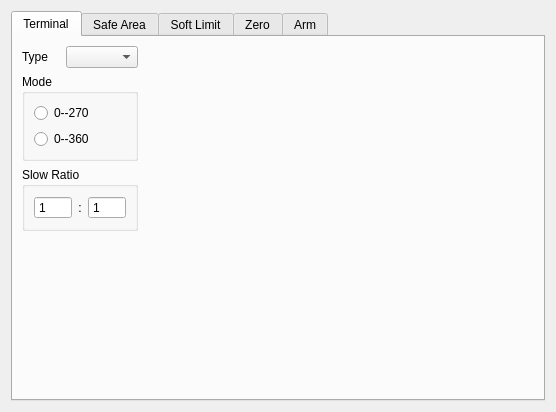
<?xml version="1.0" encoding="UTF-8"?>
<ui version="4.0">
 <class>Config</class>
 <widget class="QWidget" name="Config">
  <property name="geometry">
   <rect>
    <x>0</x>
    <y>0</y>
    <width>556</width>
    <height>412</height>
   </rect>
  </property>
  <property name="windowTitle">
   <string>Form</string>
  </property>
  <layout class="QVBoxLayout" name="verticalLayout">
   <item>
    <widget class="QTabWidget" name="tabWidget">
     <property name="currentIndex">
      <number>0</number>
     </property>
     <widget class="QWidget" name="tabTerminal">
      <attribute name="title">
       <string>Terminal</string>
      </attribute>
      <attribute name="toolTip">
       <string>Terminal configuration</string>
      </attribute>
      <layout class="QGridLayout" name="gridLayout_3">
       <item row="0" column="3">
        <spacer name="horizontalSpacer_3">
         <property name="orientation">
          <enum>Qt::Horizontal</enum>
         </property>
         <property name="sizeHint" stdset="0">
          <size>
           <width>40</width>
           <height>20</height>
          </size>
         </property>
        </spacer>
       </item>
       <item row="0" column="0" colspan="2">
        <layout class="QHBoxLayout" name="horizontalLayout">
         <item>
          <widget class="QLabel" name="label_8">
           <property name="text">
            <string>Type</string>
           </property>
          </widget>
         </item>
         <item>
          <widget class="QComboBox" name="cmbTypeTerminal"/>
         </item>
        </layout>
       </item>
       <item row="2" column="0" colspan="2">
        <widget class="QGroupBox" name="gpSlow">
         <property name="title">
          <string>Slow Ratio</string>
         </property>
         <layout class="QGridLayout" name="gridLayout_6">
          <item row="0" column="2">
           <widget class="QSpinBox" name="spinDiv">
            <property name="buttonSymbols">
             <enum>QAbstractSpinBox::NoButtons</enum>
            </property>
            <property name="minimum">
             <number>1</number>
            </property>
            <property name="maximum">
             <number>1000</number>
            </property>
           </widget>
          </item>
          <item row="0" column="0">
           <widget class="QSpinBox" name="spinMult">
            <property name="buttonSymbols">
             <enum>QAbstractSpinBox::NoButtons</enum>
            </property>
            <property name="minimum">
             <number>1</number>
            </property>
            <property name="maximum">
             <number>1000</number>
            </property>
           </widget>
          </item>
          <item row="0" column="1">
           <widget class="QLabel" name="label_16">
            <property name="text">
             <string>:</string>
            </property>
            <property name="alignment">
             <set>Qt::AlignCenter</set>
            </property>
           </widget>
          </item>
         </layout>
        </widget>
       </item>
       <item row="0" column="2" rowspan="3">
        <widget class="QLabel" name="labelTerminalImg">
         <property name="maximumSize">
          <size>
           <width>160</width>
           <height>160</height>
          </size>
         </property>
         <property name="text">
          <string/>
         </property>
         <property name="scaledContents">
          <bool>true</bool>
         </property>
        </widget>
       </item>
       <item row="3" column="0">
        <spacer name="verticalSpacer_3">
         <property name="orientation">
          <enum>Qt::Vertical</enum>
         </property>
         <property name="sizeHint" stdset="0">
          <size>
           <width>20</width>
           <height>40</height>
          </size>
         </property>
        </spacer>
       </item>
       <item row="1" column="0" colspan="2">
        <widget class="QGroupBox" name="gpRange">
         <property name="title">
          <string>Mode</string>
         </property>
         <layout class="QVBoxLayout" name="verticalLayout_2">
          <item>
           <widget class="QRadioButton" name="rad270">
            <property name="text">
             <string>0--270</string>
            </property>
           </widget>
          </item>
          <item>
           <widget class="QRadioButton" name="rad360">
            <property name="text">
             <string>0--360</string>
            </property>
           </widget>
          </item>
         </layout>
        </widget>
       </item>
      </layout>
     </widget>
     <widget class="QWidget" name="tabSafeArea">
      <attribute name="title">
       <string>Safe Area</string>
      </attribute>
      <layout class="QGridLayout" name="gridLayout_7">
       <item row="0" column="0">
        <widget class="AxisLimit" name="lmtSafeArea" native="true"/>
       </item>
       <item row="0" column="1">
        <widget class="QLabel" name="label_18">
         <property name="maximumSize">
          <size>
           <width>160</width>
           <height>160</height>
          </size>
         </property>
         <property name="text">
          <string/>
         </property>
         <property name="pixmap">
          <pixmap resource="../../../res/res.qrc">:/res/image/t4/sinanju_pn_256px_nor@2x.png</pixmap>
         </property>
         <property name="scaledContents">
          <bool>true</bool>
         </property>
        </widget>
       </item>
       <item row="1" column="0">
        <widget class="QLabel" name="label_10">
         <property name="text">
          <string>&lt;html&gt;&lt;head/&gt;&lt;body&gt;&lt;table border=&quot;1&quot; style=&quot; margin-top:0px; margin-bottom:0px; margin-left:0px; margin-right:0px;&quot; cellspacing=&quot;0&quot; cellpadding=&quot;0&quot;&gt;&lt;tr&gt;&lt;td width=&quot;89&quot; style=&quot; vertical-align:top; padding-left:0; padding-right:0; padding-top:0; padding-bottom:0;&quot;/&gt;&lt;td width=&quot;179&quot; style=&quot; vertical-align:top; padding-left:0; padding-right:0; padding-top:0; padding-bottom:0;&quot;&gt;&lt;p&gt;&lt;span style=&quot; font-family:'宋体'; font-size:10.5pt;&quot;&gt;Angle(Degree)&lt;/span&gt;&lt;/p&gt;&lt;/td&gt;&lt;/tr&gt;&lt;tr&gt;&lt;td style=&quot; vertical-align:top; padding-left:0; padding-right:0; padding-top:0; padding-bottom:0;&quot;&gt;&lt;p&gt;&lt;span style=&quot; font-family:'宋体'; font-size:10.5pt;&quot;&gt;Wrist&lt;/span&gt;&lt;/p&gt;&lt;/td&gt;&lt;td style=&quot; vertical-align:top; padding-left:0; padding-right:0; padding-top:0; padding-bottom:0;&quot;&gt;&lt;p&gt;&lt;span style=&quot; font-family:'宋体'; font-size:10.5pt;&quot;&gt;[-180,180]&lt;/span&gt;&lt;/p&gt;&lt;/td&gt;&lt;/tr&gt;&lt;tr&gt;&lt;td style=&quot; vertical-align:top; padding-left:0; padding-right:0; padding-top:0; padding-bottom:0;&quot;&gt;&lt;p&gt;&lt;span style=&quot; font-family:'宋体'; font-size:10.5pt;&quot;&gt;Elbow&lt;/span&gt;&lt;/p&gt;&lt;/td&gt;&lt;td style=&quot; vertical-align:top; padding-left:0; padding-right:0; padding-top:0; padding-bottom:0;&quot;&gt;&lt;p&gt;&lt;span style=&quot; font-family:'宋体'; font-size:10.5pt;&quot;&gt;[-50,90]&lt;/span&gt;&lt;/p&gt;&lt;/td&gt;&lt;/tr&gt;&lt;tr&gt;&lt;td style=&quot; vertical-align:top; padding-left:0; padding-right:0; padding-top:0; padding-bottom:0;&quot;&gt;&lt;p&gt;&lt;span style=&quot; font-family:'宋体'; font-size:10.5pt;&quot;&gt;Shoulder&lt;/span&gt;&lt;/p&gt;&lt;/td&gt;&lt;td style=&quot; vertical-align:top; padding-left:0; padding-right:0; padding-top:0; padding-bottom:0;&quot;&gt;&lt;p&gt;&lt;span style=&quot; font-family:'宋体'; font-size:10.5pt;&quot;&gt;[-80,20]&lt;/span&gt;&lt;/p&gt;&lt;/td&gt;&lt;/tr&gt;&lt;tr&gt;&lt;td style=&quot; vertical-align:top; padding-left:0; padding-right:0; padding-top:0; padding-bottom:0;&quot;&gt;&lt;p&gt;&lt;span style=&quot; font-family:'宋体'; font-size:10.5pt;&quot;&gt;Base&lt;/span&gt;&lt;/p&gt;&lt;/td&gt;&lt;td style=&quot; vertical-align:top; padding-left:0; padding-right:0; padding-top:0; padding-bottom:0;&quot;&gt;&lt;p&gt;&lt;span style=&quot; font-family:'宋体'; font-size:10.5pt;&quot;&gt;[-170,170]&lt;/span&gt;&lt;/p&gt;&lt;/td&gt;&lt;/tr&gt;&lt;/table&gt;&lt;/body&gt;&lt;/html&gt;</string>
         </property>
         <property name="alignment">
          <set>Qt::AlignLeading|Qt::AlignLeft|Qt::AlignTop</set>
         </property>
        </widget>
       </item>
       <item row="2" column="0">
        <spacer name="verticalSpacer_6">
         <property name="orientation">
          <enum>Qt::Vertical</enum>
         </property>
         <property name="sizeHint" stdset="0">
          <size>
           <width>20</width>
           <height>40</height>
          </size>
         </property>
        </spacer>
       </item>
       <item row="0" column="2">
        <spacer name="horizontalSpacer_5">
         <property name="orientation">
          <enum>Qt::Horizontal</enum>
         </property>
         <property name="sizeHint" stdset="0">
          <size>
           <width>40</width>
           <height>20</height>
          </size>
         </property>
        </spacer>
       </item>
      </layout>
     </widget>
     <widget class="QWidget" name="tabSoftLimit">
      <attribute name="title">
       <string>Soft Limit</string>
      </attribute>
      <attribute name="toolTip">
       <string>Soft limitation</string>
      </attribute>
      <layout class="QGridLayout" name="gridLayout_4">
       <item row="3" column="1">
        <spacer name="verticalSpacer_4">
         <property name="orientation">
          <enum>Qt::Vertical</enum>
         </property>
         <property name="sizeHint" stdset="0">
          <size>
           <width>20</width>
           <height>40</height>
          </size>
         </property>
        </spacer>
       </item>
       <item row="0" column="4">
        <spacer name="horizontalSpacer_4">
         <property name="orientation">
          <enum>Qt::Horizontal</enum>
         </property>
         <property name="sizeHint" stdset="0">
          <size>
           <width>40</width>
           <height>20</height>
          </size>
         </property>
        </spacer>
       </item>
       <item row="0" column="3" rowspan="2">
        <widget class="QLabel" name="label_15">
         <property name="maximumSize">
          <size>
           <width>160</width>
           <height>160</height>
          </size>
         </property>
         <property name="text">
          <string/>
         </property>
         <property name="pixmap">
          <pixmap resource="../../../res/res.qrc">:/res/image/t4/sinanju_pn_256px_nor@2x.png</pixmap>
         </property>
         <property name="scaledContents">
          <bool>true</bool>
         </property>
        </widget>
       </item>
       <item row="2" column="0" colspan="3">
        <widget class="QLabel" name="label">
         <property name="text">
          <string>&lt;html&gt;&lt;head/&gt;&lt;body&gt;&lt;table border=&quot;1&quot; style=&quot; margin-top:0px; margin-bottom:0px; margin-left:0px; margin-right:0px;&quot; cellspacing=&quot;0&quot; cellpadding=&quot;0&quot;&gt;&lt;tr&gt;&lt;td width=&quot;89&quot; style=&quot; vertical-align:top; padding-left:0; padding-right:0; padding-top:0; padding-bottom:0;&quot;/&gt;&lt;td width=&quot;179&quot; style=&quot; vertical-align:top; padding-left:0; padding-right:0; padding-top:0; padding-bottom:0;&quot;&gt;&lt;p&gt;&lt;span style=&quot; font-family:'宋体'; font-size:10.5pt;&quot;&gt;Angle(Degree)&lt;/span&gt;&lt;/p&gt;&lt;/td&gt;&lt;/tr&gt;&lt;tr&gt;&lt;td style=&quot; vertical-align:top; padding-left:0; padding-right:0; padding-top:0; padding-bottom:0;&quot;&gt;&lt;p&gt;&lt;span style=&quot; font-family:'宋体'; font-size:10.5pt;&quot;&gt;Wrist&lt;/span&gt;&lt;/p&gt;&lt;/td&gt;&lt;td style=&quot; vertical-align:top; padding-left:0; padding-right:0; padding-top:0; padding-bottom:0;&quot;&gt;&lt;p&gt;&lt;span style=&quot; font-family:'宋体'; font-size:10.5pt;&quot;&gt;[-180,180]&lt;/span&gt;&lt;/p&gt;&lt;/td&gt;&lt;/tr&gt;&lt;tr&gt;&lt;td style=&quot; vertical-align:top; padding-left:0; padding-right:0; padding-top:0; padding-bottom:0;&quot;&gt;&lt;p&gt;&lt;span style=&quot; font-family:'宋体'; font-size:10.5pt;&quot;&gt;Elbow&lt;/span&gt;&lt;/p&gt;&lt;/td&gt;&lt;td style=&quot; vertical-align:top; padding-left:0; padding-right:0; padding-top:0; padding-bottom:0;&quot;&gt;&lt;p&gt;&lt;span style=&quot; font-family:'宋体'; font-size:10.5pt;&quot;&gt;[-50,90]&lt;/span&gt;&lt;/p&gt;&lt;/td&gt;&lt;/tr&gt;&lt;tr&gt;&lt;td style=&quot; vertical-align:top; padding-left:0; padding-right:0; padding-top:0; padding-bottom:0;&quot;&gt;&lt;p&gt;&lt;span style=&quot; font-family:'宋体'; font-size:10.5pt;&quot;&gt;Shoulder&lt;/span&gt;&lt;/p&gt;&lt;/td&gt;&lt;td style=&quot; vertical-align:top; padding-left:0; padding-right:0; padding-top:0; padding-bottom:0;&quot;&gt;&lt;p&gt;&lt;span style=&quot; font-family:'宋体'; font-size:10.5pt;&quot;&gt;[-80,20]&lt;/span&gt;&lt;/p&gt;&lt;/td&gt;&lt;/tr&gt;&lt;tr&gt;&lt;td style=&quot; vertical-align:top; padding-left:0; padding-right:0; padding-top:0; padding-bottom:0;&quot;&gt;&lt;p&gt;&lt;span style=&quot; font-family:'宋体'; font-size:10.5pt;&quot;&gt;Base&lt;/span&gt;&lt;/p&gt;&lt;/td&gt;&lt;td style=&quot; vertical-align:top; padding-left:0; padding-right:0; padding-top:0; padding-bottom:0;&quot;&gt;&lt;p&gt;&lt;span style=&quot; font-family:'宋体'; font-size:10.5pt;&quot;&gt;[-170,170]&lt;/span&gt;&lt;/p&gt;&lt;/td&gt;&lt;/tr&gt;&lt;/table&gt;&lt;/body&gt;&lt;/html&gt;</string>
         </property>
         <property name="alignment">
          <set>Qt::AlignLeading|Qt::AlignLeft|Qt::AlignTop</set>
         </property>
        </widget>
       </item>
       <item row="0" column="0" rowspan="2" colspan="3">
        <widget class="AxisLimit" name="lmtSoftLimit" native="true"/>
       </item>
      </layout>
     </widget>
     <widget class="QWidget" name="tabZero">
      <attribute name="title">
       <string>Zero</string>
      </attribute>
      <attribute name="toolTip">
       <string>Joint Zero Configuration</string>
      </attribute>
      <layout class="QGridLayout" name="gridLayout_2">
       <item row="2" column="0">
        <widget class="QLabel" name="label_5">
         <property name="text">
          <string>Shoulder</string>
         </property>
        </widget>
       </item>
       <item row="3" column="1">
        <widget class="QDoubleSpinBox" name="spinZero0">
         <property name="buttonSymbols">
          <enum>QAbstractSpinBox::NoButtons</enum>
         </property>
         <property name="maximum">
          <double>360.000000000000000</double>
         </property>
        </widget>
       </item>
       <item row="0" column="1">
        <widget class="QDoubleSpinBox" name="spinZero3">
         <property name="buttonSymbols">
          <enum>QAbstractSpinBox::NoButtons</enum>
         </property>
         <property name="maximum">
          <double>360.000000000000000</double>
         </property>
        </widget>
       </item>
       <item row="0" column="0">
        <widget class="QLabel" name="label_7">
         <property name="text">
          <string>Wrist</string>
         </property>
        </widget>
       </item>
       <item row="0" column="3">
        <spacer name="horizontalSpacer_2">
         <property name="orientation">
          <enum>Qt::Horizontal</enum>
         </property>
         <property name="sizeHint" stdset="0">
          <size>
           <width>40</width>
           <height>20</height>
          </size>
         </property>
        </spacer>
       </item>
       <item row="1" column="1">
        <widget class="QDoubleSpinBox" name="spinZero2">
         <property name="buttonSymbols">
          <enum>QAbstractSpinBox::NoButtons</enum>
         </property>
         <property name="maximum">
          <double>360.000000000000000</double>
         </property>
        </widget>
       </item>
       <item row="5" column="0">
        <spacer name="verticalSpacer_2">
         <property name="orientation">
          <enum>Qt::Vertical</enum>
         </property>
         <property name="sizeHint" stdset="0">
          <size>
           <width>20</width>
           <height>40</height>
          </size>
         </property>
        </spacer>
       </item>
       <item row="2" column="1">
        <widget class="QDoubleSpinBox" name="spinZero1">
         <property name="buttonSymbols">
          <enum>QAbstractSpinBox::NoButtons</enum>
         </property>
         <property name="maximum">
          <double>360.000000000000000</double>
         </property>
        </widget>
       </item>
       <item row="1" column="0">
        <widget class="QLabel" name="label_6">
         <property name="text">
          <string>Elbow</string>
         </property>
        </widget>
       </item>
       <item row="3" column="0">
        <widget class="QLabel" name="label_4">
         <property name="text">
          <string>Base</string>
         </property>
        </widget>
       </item>
       <item row="0" column="2" rowspan="4">
        <widget class="QLabel" name="label_9">
         <property name="maximumSize">
          <size>
           <width>160</width>
           <height>160</height>
          </size>
         </property>
         <property name="text">
          <string/>
         </property>
         <property name="pixmap">
          <pixmap resource="../../../res/res.qrc">:/res/image/t4/timg.jpg</pixmap>
         </property>
         <property name="scaledContents">
          <bool>true</bool>
         </property>
        </widget>
       </item>
      </layout>
     </widget>
     <widget class="QWidget" name="tabArm">
      <attribute name="title">
       <string>Arm</string>
      </attribute>
      <layout class="QGridLayout" name="gridLayout">
       <item row="0" column="0">
        <widget class="QGroupBox" name="groupBox">
         <property name="title">
          <string>Arm Length</string>
         </property>
         <layout class="QGridLayout" name="gridLayout_5">
          <item row="0" column="0">
           <widget class="QLabel" name="label_2">
            <property name="text">
             <string>Elbow</string>
            </property>
           </widget>
          </item>
          <item row="0" column="1">
           <widget class="QDoubleSpinBox" name="spinLA">
            <property name="buttonSymbols">
             <enum>QAbstractSpinBox::NoButtons</enum>
            </property>
            <property name="minimum">
             <double>1.000000000000000</double>
            </property>
            <property name="maximum">
             <double>1000000.000000000000000</double>
            </property>
           </widget>
          </item>
          <item row="2" column="1">
           <widget class="QDoubleSpinBox" name="spinBase">
            <property name="buttonSymbols">
             <enum>QAbstractSpinBox::NoButtons</enum>
            </property>
            <property name="minimum">
             <double>1.000000000000000</double>
            </property>
            <property name="maximum">
             <double>1000000.000000000000000</double>
            </property>
           </widget>
          </item>
          <item row="2" column="0">
           <widget class="QLabel" name="label_14">
            <property name="text">
             <string>Base</string>
            </property>
           </widget>
          </item>
          <item row="1" column="0">
           <widget class="QLabel" name="label_3">
            <property name="text">
             <string>Shoulder</string>
            </property>
           </widget>
          </item>
          <item row="1" column="1">
           <widget class="QDoubleSpinBox" name="spinBA">
            <property name="buttonSymbols">
             <enum>QAbstractSpinBox::NoButtons</enum>
            </property>
            <property name="minimum">
             <double>1.000000000000000</double>
            </property>
            <property name="maximum">
             <double>1000000.000000000000000</double>
            </property>
           </widget>
          </item>
          <item row="3" column="0">
           <spacer name="verticalSpacer_5">
            <property name="orientation">
             <enum>Qt::Vertical</enum>
            </property>
            <property name="sizeHint" stdset="0">
             <size>
              <width>20</width>
              <height>40</height>
             </size>
            </property>
           </spacer>
          </item>
         </layout>
        </widget>
       </item>
       <item row="4" column="0">
        <spacer name="verticalSpacer">
         <property name="orientation">
          <enum>Qt::Vertical</enum>
         </property>
         <property name="sizeHint" stdset="0">
          <size>
           <width>20</width>
           <height>40</height>
          </size>
         </property>
        </spacer>
       </item>
       <item row="0" column="2">
        <spacer name="horizontalSpacer">
         <property name="orientation">
          <enum>Qt::Horizontal</enum>
         </property>
         <property name="sizeHint" stdset="0">
          <size>
           <width>40</width>
           <height>20</height>
          </size>
         </property>
        </spacer>
       </item>
       <item row="0" column="1">
        <widget class="QLabel" name="label_17">
         <property name="maximumSize">
          <size>
           <width>328</width>
           <height>16777215</height>
          </size>
         </property>
         <property name="text">
          <string/>
         </property>
         <property name="pixmap">
          <pixmap resource="../../../res/res.qrc">:/res/image/t4/workspace.png</pixmap>
         </property>
         <property name="scaledContents">
          <bool>true</bool>
         </property>
        </widget>
       </item>
      </layout>
     </widget>
    </widget>
   </item>
  </layout>
 </widget>
 <customwidgets>
  <customwidget>
   <class>AxisLimit</class>
   <extends>QWidget</extends>
   <header>axislimit.h</header>
   <container>1</container>
  </customwidget>
 </customwidgets>
 <resources>
  <include location="../../../res/res.qrc"/>
 </resources>
 <connections/>
</ui>
